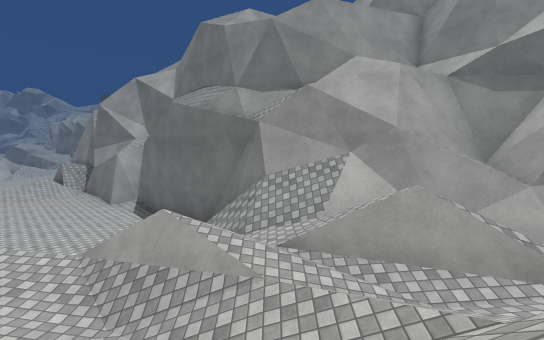
view 1 (above)

16 first-person views from a walk through a 3-D level made in the Unity game engine. The camera is 1.2 m above the floor, tilts 4° down and sees 90° across. The floor is counted in squares, 2 m on a side. Each view is taken from the middle of a square. On the plan, view 1 faces up. The plan holds only what a view shows up to about 9 squares ahead; the rest is blank. The place goes on beyond the plan. The player is left out. Surface patterns are stand-ins for the level's own textures.

view 2
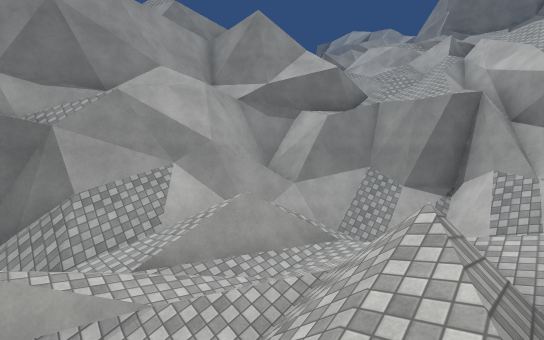

view 3
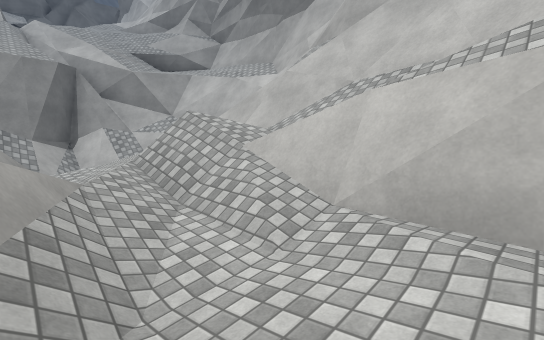

view 4
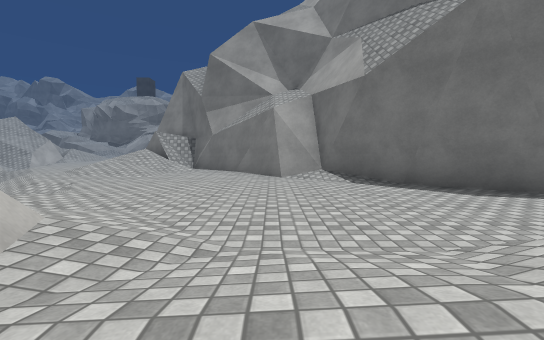

view 5
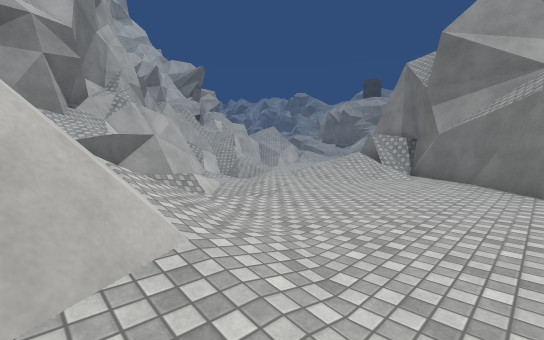

view 6
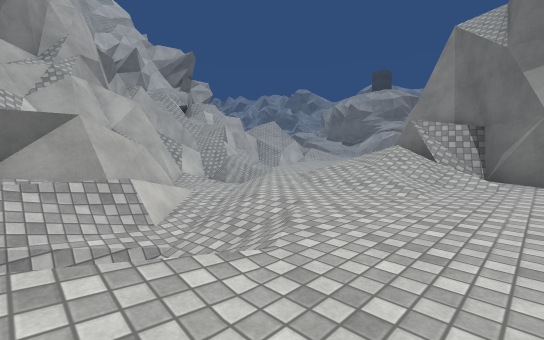

view 7
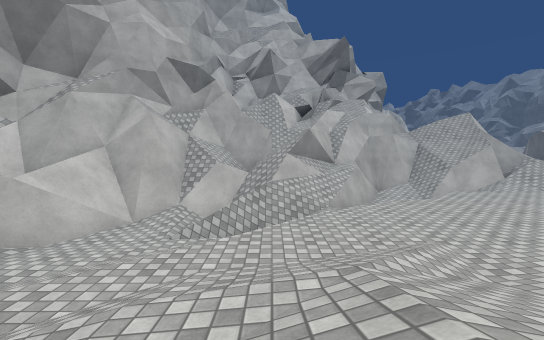

view 8
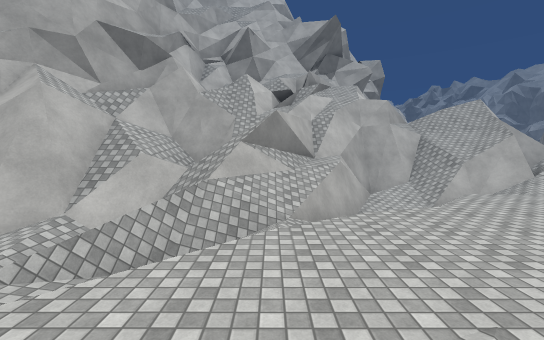

view 9
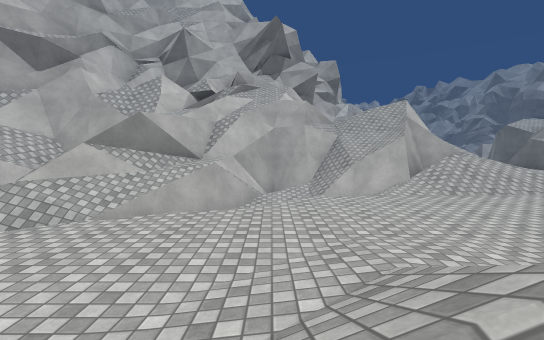

view 10
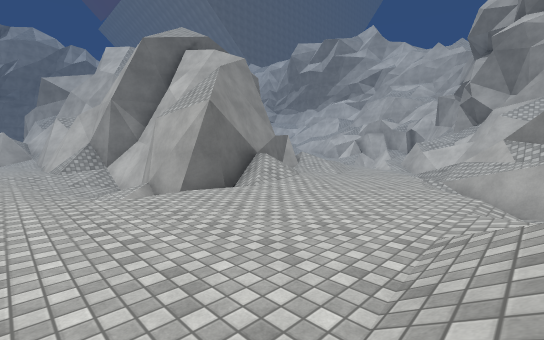

view 11
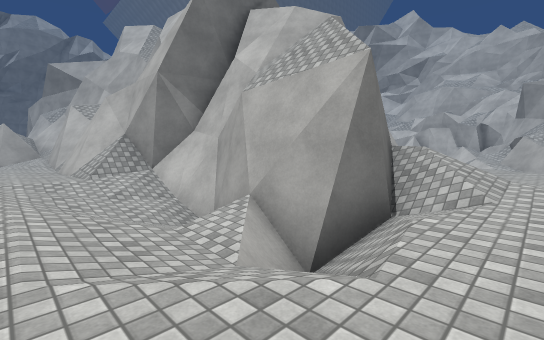

view 12
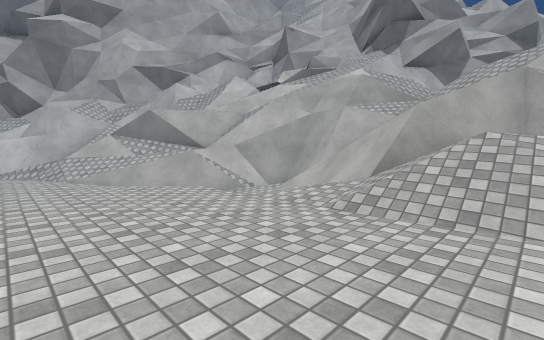

view 13
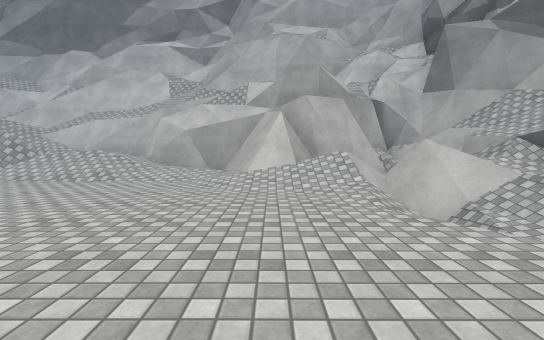

view 14
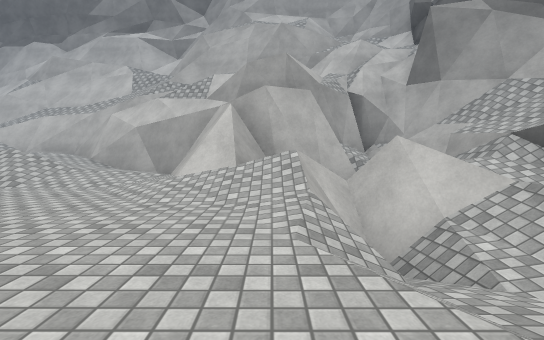

view 15
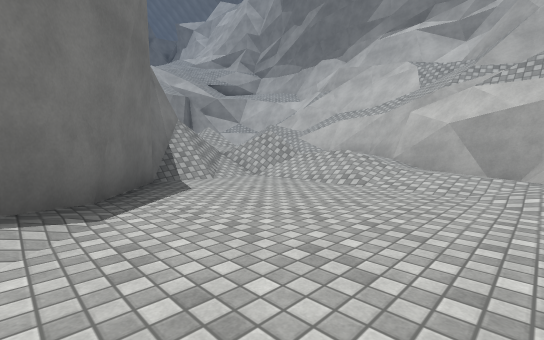

view 16
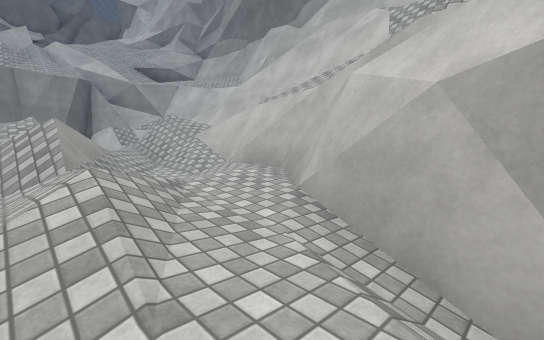

### Floor plan
Key: @ floor where view 1 was taken; # wall or solid block; . main floor; : floor 0.25 m higher than the main floor; - floor 0.25 m lower than the main floor; + floor 0.5 m higher than the main floor; _ floor 0.5 m lower than the main floor; * floor 0.75 m higher than the main floor; < floor 0.75 m lower than the main floor; % floor 1 m higher than the main floor; ( floor 1 m lower than the main floor; & floor 1.25 m higher than the main floor; / step, stairs or slope; = window, fence, low wall or low ledge; v drop or lower ground.
Columns run from 24 left of view 1 to 7 right of it. Each row starts with its distance up from view 1.
 22    ////----....--......
 21  /##///----/<_//_.##.//
 20  ///#//--.-/=/////####
 19  ////=..-../#######
 18 /==//=/--../#
 17 ==##// ..-./##
 16    ##(//--.//#
 15     ### --.. ##
 14      ###/.../=##
 13    ####=//../==##
 12    ##v#=///.////##
 11    ==v%=#//./:/-.##
 10    ######_<_...-..###
  9        ###/__.......##
  8         ###/=//......##
  7          ###://.......###
  6            #/==/---..../####
  5            #/##=//-....///###
  4            ##=####./////%///###
  3                 ##///*#=//=///##
  2                  ###/*+////& /##
  1                    ####=////===#
  0                       #/@/==#=##
 -1                       ###### ##

Positions as (right, up) in squares from view 1, and headings:
1: (0, 0), facing up
2: (-1, 0), facing up-right
3: (-3, 3), facing down-right
4: (-6, 3), facing up
5: (-6, 4), facing up-left
6: (-8, 6), facing up-left
7: (-10, 12), facing left
8: (-12, 13), facing left
9: (-12, 16), facing left
10: (-18, 22), facing down-right
11: (-14, 22), facing down-right
12: (-15, 21), facing down-left
13: (-8, 10), facing down
14: (-9, 9), facing down
15: (-7, 9), facing down-right
16: (-6, 4), facing down-right
